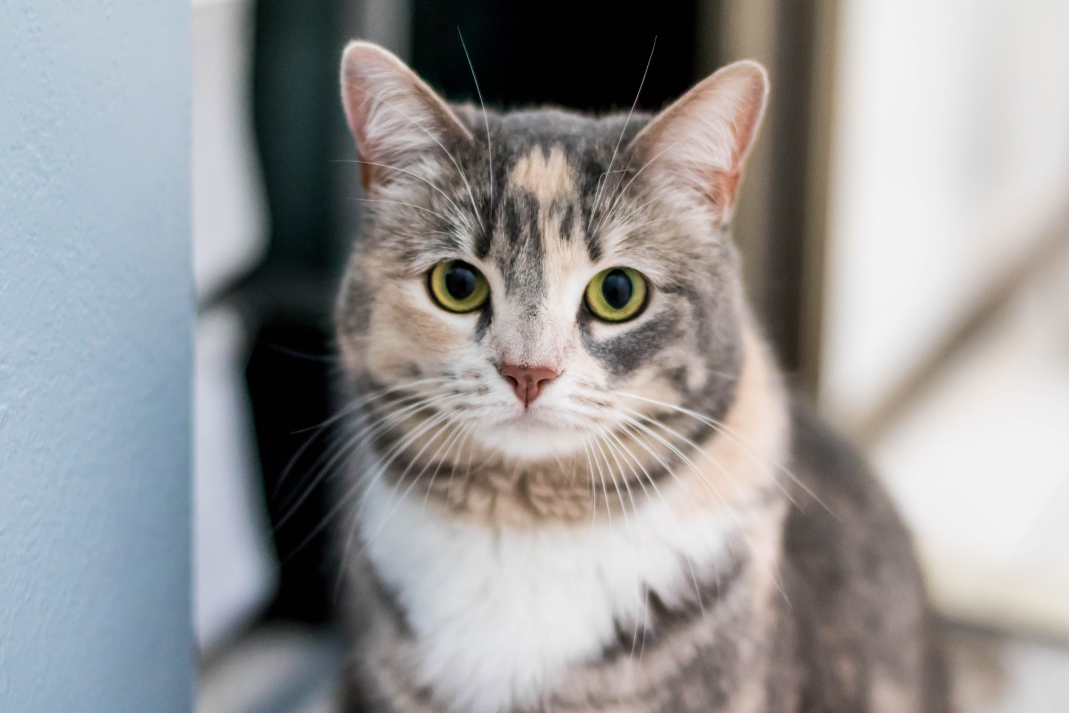
#> input picture Computer Lab 1/images/images/image2.jpg, 5345 x 3563 px (shown at 1/5 size)
$ python 'Task 5.py'
#> lines starting #> are read from the running program, lines starting #| are printed output that depends on the picture
import cv2
import os
import matplotlib.pyplot as plt
import numpy as np

# Load the image2.jpg
dir_add = os.path.dirname(__file__)
image_add = os.path.abspath(os.path.join(dir_add, "..", "images/images", "image2.jpg"))
im = cv2.imread(image_add)
#> im is the input picture: shape (3563, 5345, 3); mean B, G, R 150.8, 150.6, 151.2

# Cropping image corresponding to the central part
# min_dim corresponds to the minimum(height, weight)
min_dim = min(im.shape[0], im.shape[1])
#> min_dim = 3563

# diff stores the difference between min(height, width) and the height and width
diff = []
for i in range(0, 2):
    diff.append(im.shape[i] - min_dim)
#> after the loop, diff = [0, 1782]

# Crop a square image
im_crop = im[diff[0] // 2: diff[0] // 2 + min_dim, diff[1] // 2: diff[1] // 2 + min_dim, :]

# Resizing the square image to 512 x 512 - col x row
im_scaled = cv2.resize(im_crop, (512, 512))
# Clipping the new image to have a minimum value of 0 and a maximum value of 255
im_scaled = np.clip(im_scaled, 0, 255, out=im_scaled)

# Convert the original image to RGB
im_RGB = cv2.cvtColor(im, cv2.COLOR_BGR2RGB)
# Convert the new scaled image to grayscale image
im_scaled_gray = cv2.cvtColor(im_scaled, cv2.COLOR_BGR2GRAY)
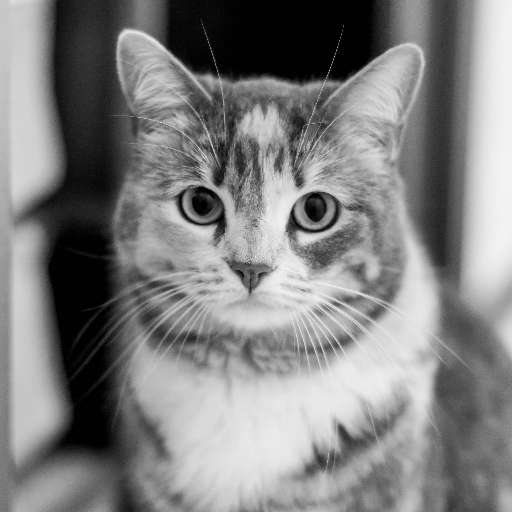
#> im_scaled_gray: shape (512, 512); min 0, max 243, mean 128.9

# Add Gaussian noise to im_scaled with mean = 0 and standard deviation (sd) = 15
row, col = im_scaled_gray.shape
#> row = 512; col = 512
mean = 0
sd = 15
gauss = sd * np.random.randn(row, col) + mean
im_noisy = im_scaled_gray + gauss
# Clipping the noisy image to have a minimum value of 0 and a maximum value of 255
im_noisy = im_noisy.astype(np.uint8)
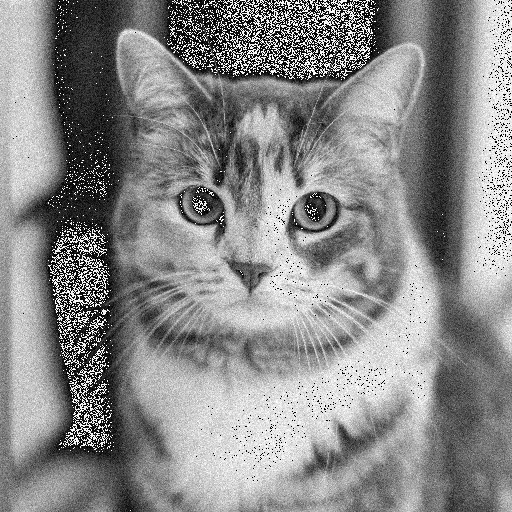
#> im_noisy: shape (512, 512); min 0, max 255, mean 137.5

# Display original image, cropped, scaled and gray image for comparison
fig, ax = plt.subplots(2)
for i in range(2):
    ax[i].set_xticks([])
    ax[i].set_yticks([])
ax[0].set_title('Original image')
ax[1].set_title('Cropped, Resized and Grayscale image')
ax[0].imshow(im_RGB)
ax[1].imshow(im_scaled_gray, cmap="gray")
plt.show()

# Display noisy image
plt.title('Gaussian noise in image (mean=0, sd=15)')
plt.xticks([]), plt.yticks([])
plt.imshow(im_noisy, cmap="gray")
plt.show()

# Display histograms of before (im_scaled_gray) and after(im_noisy) adding the noise
fig, ax = plt.subplots(2)
hist = []
ax[0].set_title('Before noise')
ax[1].set_title('After noise')
# np.ravel returns a flattened 1-D array containing the elements of the input array
ax[0].hist(im_scaled_gray.ravel(), 256, [0, 256])
ax[1].hist(im_noisy.ravel(), 256, [0, 256])
plt.xlim([0, 256])
plt.show()
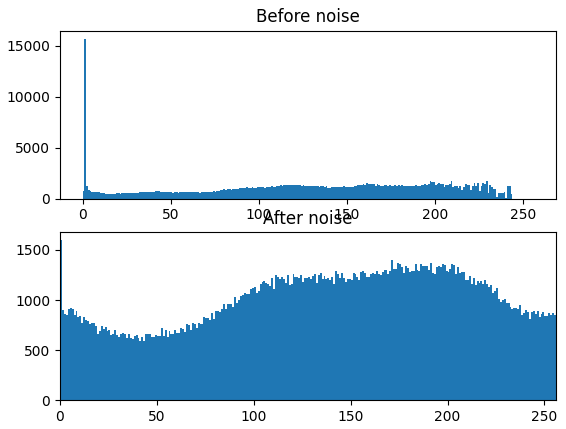
#> figure drawn by matplotlib, 2 panels; panel 1: tallest bar 15704 high, from x = 1 to 2; panel 2: tallest bar 1597 high, from x = 0 to 1

'''
Helper function for my_Gauss_filter and my_Bilateral_filter
    Args:
        im          (ndarray) monochrome input image
        kernel      (ndarray)   gaussian kernel to be convolved over image
    Returns:
        im_conv     (ndarray) output convolved image
'''
# Convolve image with kernel
def convolution(im, kernel):
    # Kernel dimensions (generalized for all types of kernels)
    k_h = kernel.shape[0]
    k_w = kernel.shape[1]

    # Padding image to be convolved using pad function of numpy
    # For grayscale image
    if len(im.shape) == 2:
        im_pad = np.pad(im, pad_width=((k_h//2, k_h//2), (k_w//2, k_w//2)),
                        mode='constant', constant_values=0).astype(np.float32)
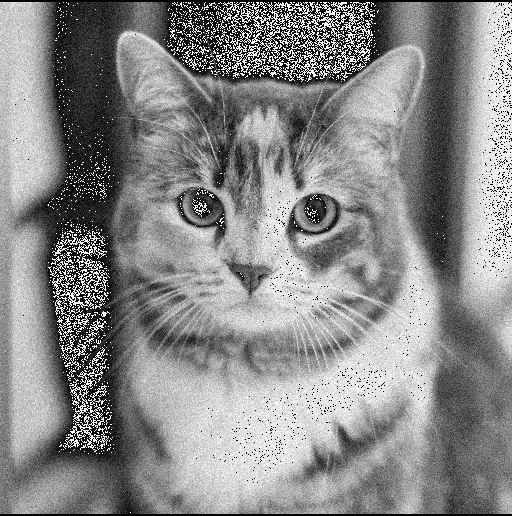
#> im_pad: shape (516, 512) float32; min 0, max 255, mean 136.4
    # For challenge task - color image
    elif len(im.shape) == 3:
        im_pad = np.pad(im, pad_width=((k_h//2, k_h//2), (k_w//2, k_w//2), (0, 0)),
                        mode='constant', constant_values=0).astype(np.float32)
    # If image has less than 2 channels then image is incorrect and the function is left
    else:
        print("Image incorrect")
        pass

    # Initializing convolved image
    im_conv = np.zeros_like(im_pad)

    h = k_h // 2
    w = k_w // 2

    # Using the formula from the lecture slides
    # Element wise matrix multiplication
    for i in range(h, im_pad.shape[0] - h):
        for j in range(w, im_pad.shape[1] - w):
            x = im_pad[i-h: i-h+k_h, j-w: j-w+k_w]
            im_conv[i][j] = np.sum(x.flatten() * kernel.flatten())
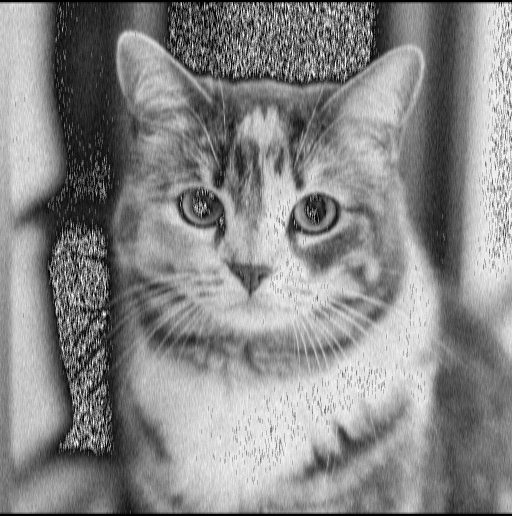
#> im_conv: shape (516, 512) float32; min 0, max 252.3, mean 136.2
    if h == 0:
        return im_conv[h:, w: -w]
    if w == 0:
        return im_conv[h: -h, w:]
    return im_conv[h: -h, w: -w]


'''
Function to get smoothen image using Gaussian Filter
Performs gaussian filtering of an input image.
    Args:
        im               (ndarray) monochrome input image
        gaussKernel      (ndarray)   gaussian kernel to be convolved over image
    Returns:
        im_gauss         (ndarray) output gaussian-filtered image
'''
def my_Gauss_filter(im, gaussKernel):
    # Convolve image with gaussKernel to get a smoothened image im_gauss (convolution function defined above)
    im_gauss = convolution(im, gaussKernel)
    return im_gauss.astype(np.uint8)


# Generating Gaussian Kernels
sigma = 3
k_size = 5
gaussKernel = cv2.getGaussianKernel(k_size, sigma)

# Get my Gaussian filtering result
im_gauss = my_Gauss_filter(im_noisy, gaussKernel)
plt.xticks([]), plt.yticks([])
plt.title("Result of my_Gauss_filter (k_size=(5,5), sigma="+str(sigma))
plt.imshow(im_gauss, cmap="gray")
plt.show()

# Comparing different sigma
sigmas = [3, 7, 13]
fig, ax = plt.subplots(len(sigmas))
for i in range(len(sigmas)):
    gaussK = cv2.getGaussianKernel(k_size, sigmas[i])
    im_sigma = my_Gauss_filter(im_noisy, gaussK)
    ax[i].set_xticks([]), ax[i].set_yticks([])
    ax[i].set_title("my_Gauss_filter: sigma="+str(sigmas[i]))
    ax[i].imshow(im_sigma, cmap="gray")
plt.show()

# Compare my Gaussian filter result with inbuilt filter result
cv_gauss = cv2.GaussianBlur(im_noisy, (5,5), 3)
plt.title("Inbuilt Gaussian Filtering (k_size=(5,5), sigma=3)")
plt.xticks([]), plt.yticks([])
plt.imshow(cv_gauss, cmap="gray")
plt.show()

########################## CHALLENGE TASK ##########################
def my_Bilateral_filter(noisy, gaussKernel, colour_sigma):
    im_out = np.zeros_like(noisy)
    return im_out

# Generate noisy color image
gauss_col = sd * np.random.randn(row, col, 3) + mean
im_noisy_col = (im_scaled + gauss_col).astype(int)
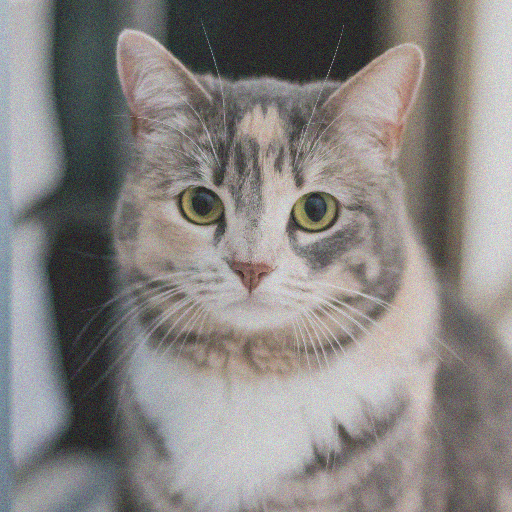
#> im_noisy_col: shape (512, 512, 3) int64; mean B, G, R 124.3, 127.3, 132.3; drawn with min black and max white
im_noisy_col = np.clip(im_noisy_col, 0, 255)

plt.imshow(im_noisy_col)
plt.show()
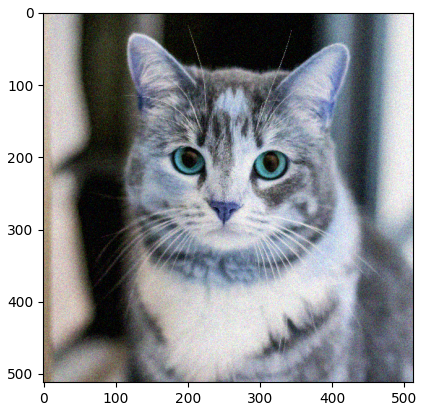
#> figure drawn by matplotlib, 1 panel; B, G, R data is drawn as R, G, B

'''def filter_bilateral( img_in, sigma_s, sigma_v):
    """Simple bilateral filtering of an input image
    Performs standard bilateral filtering of an input image. If padding is desired,
    img_in should be padded prior to calling
    Args:
        img_in       (ndarray) monochrome input image
        sigma_s      (float)   spatial gaussian std. dev.
        sigma_v      (float)   value gaussian std. dev.
    Returns:
        result       (ndarray) output bilateral-filtered image
    """
    # make a simple Gaussian function taking the squared radius
    gaussian = lambda r2, sigma: (np.exp( -0.5*r2/sigma**2 )*3).astype(int)*1.0/3.0

    # define the window width to be the 3 time the spatial std. dev. to
    # be sure that most of the spatial kernel is actually captured
    win_width = int( 3*sigma_s+1 )

    # initialize the results and sum of weights to very small values for
    # numerical stability. not strictly necessary but helpful to avoid
    # wild values with pathological choices of parameters
    wgt_sum = np.ones( img_in.shape )
    result  = img_in

    # accumulate the result by circularly shifting the image across the
    # window in the horizontal and vertical directions. within the inner
    # loop, calculate the two weights and accumulate the weight sum and
    # the unnormalized result image
    for shft_x in range(-win_width,win_width+1):
        for shft_y in range(-win_width,win_width+1):
            # compute the spatial weight
            w = gaussian( shft_x**2+shft_y**2, sigma_s )

            # shift by the offsets
            off = np.roll(img_in, [shft_y, shft_x], axis=[0,1] )

            # compute the value weight
            tw = w*gaussian( (off-img_in)**2, sigma_v )

            # accumulate the results
            result += off*tw
            wgt_sum += tw

    # normalize the result and return
    return result/wgt_sum


B = np.stack([
        filter_bilateral(im_noisy[:,:,0], 5, 5),
        filter_bilateral(im_noisy[:,:,1], 5, 5),
        filter_bilateral(im_noisy[:,:,2], 5, 5)], axis=2)

# stack the images horizontally
O = np.hstack( [im_noisy,B] )

# write out the image
plt.imshow(O*255.0 )
filter_bilateral(im_noisy, 5, 5)
'''
